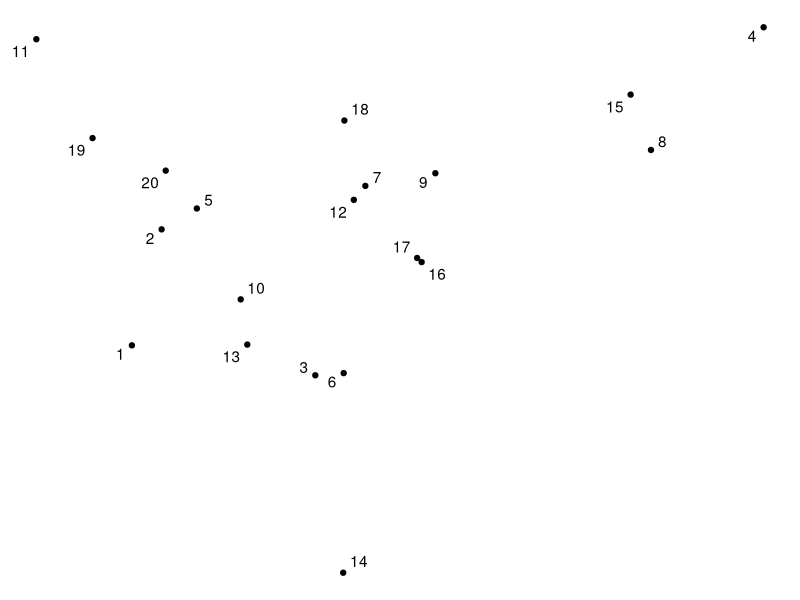

Write the R code that produced this figure. (Note: this script raises an error after producing the figure.)
### Checking the impact of the linkage method

install.packages(c("MASS", "ggplot2", "ggrepel"))

library(MASS)
library(ggplot2)
library(ggrepel)

N<-20
mu <- c(0,0)
sigma <- matrix(nrow=2,c(1,0,0,1))
set.seed(1)
example <- data.frame(mvrnorm(N, mu = mu, Sigma = sigma ))

ggplot(example, aes(x = X1, y = X2)) +
  geom_point() +
  geom_text_repel(label = rownames(example)) +
  theme_void()

distances <- round(dist(example), 1)
similarities <- round(1 - dist(example)/max(dist(example)), 1)

# dendr <- hclust(dist(example), method = "single")
plot(dendr)
colcluster <- cutree(dendr, 5)
ggplot(example, aes(x = X1, y = X2)) +
  geom_point(col = colcluster, size = 5) +
  geom_text_repel(label = rownames(example)) +
  theme_bw()
